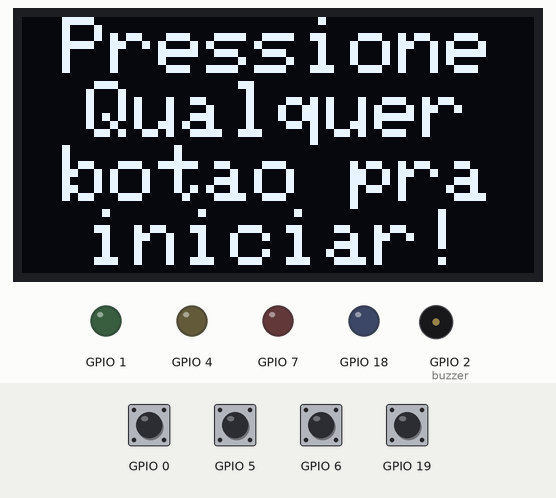
This program was run on a simulated ESP32-C3. Shown: 128×64 one-colour display, output pins drawn as LEDs (lit = HIGH), buzzer (waves = sounding, pin HIGH). Dashed ring = blinking. Inputs (shaded band) come from the test bench; at power-on: GPIO 0, GPIO 5, GPIO 6, GPIO 19 HIGH. Random numbers use the default seed unless the program sets one; what the program prints to the serial monitor is not drawn.

Above: at 3.3 s.
3.4 s: GPIO 6 pulled LOW for 0.15 s
At 6.2 s:
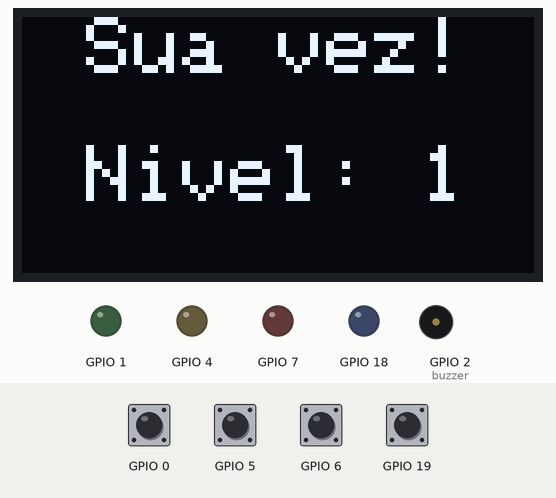
6.5 s: GPIO 0 pulled LOW for 0.15 s
At 7.1 s:
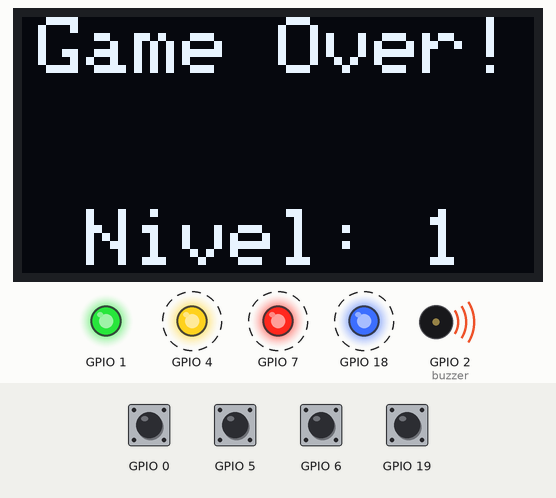
9.6 s: GPIO 5 pulled LOW for 1 s
At 11.7 s:
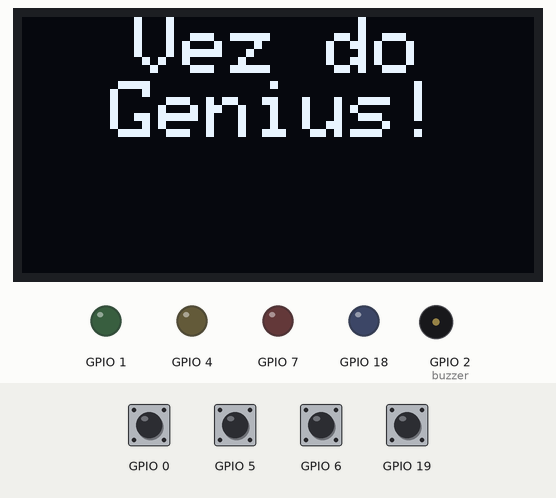
12.7 s: GPIO 19 pulled LOW for 0.15 s
At 13.3 s:
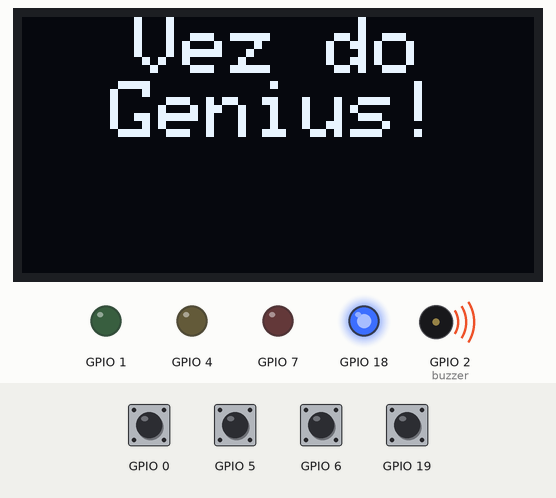
13.4 s: GPIO 6 driven LOW and GPIO 19 driven LOW
At 16.3 s:
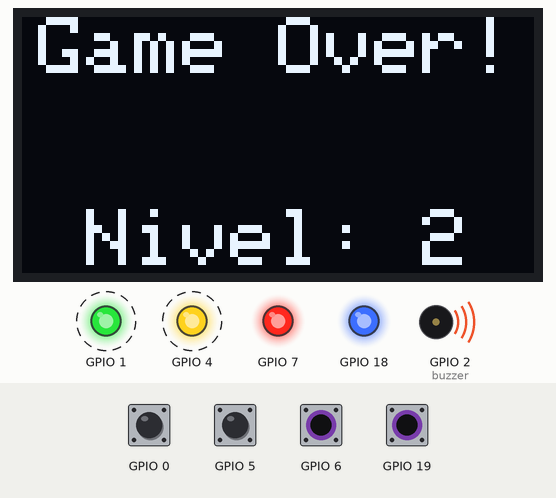
16.4 s: GPIO 6 driven HIGH
Timing chart, 0 to 20.4 s (numbered marks = the images above; inputs shaded):
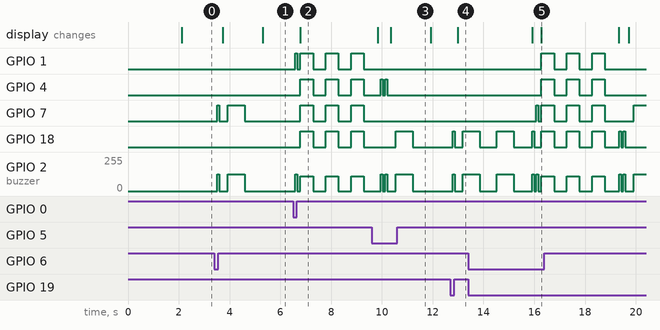

Measured:
- after the input at 3.4 s, GPIO 7: LOW → HIGH after 0.12 s, → LOW 0.08 s later, → HIGH 0.33 s later, → LOW 0.67 s later; GPIO 2 (buzzer): 0/255 → 127/255 after 0.12 s, → 0/255 0.08 s later, → 127/255 0.33 s later, → 0/255 0.67 s later; the display: first changes after 0.33 s (image 1 shows a later state)
- after the input at 6.5 s, GPIO 4, GPIO 7, GPIO 18: alternates HIGH for 0.50 s and LOW for 0.50 s, starting after 0.29 s; the display: changes after 0.29 s (image 2)
- after the input at 9.6 s, GPIO 4: alternates HIGH for 0.08 s and LOW for 0.11 s, 4 changes in all, then stays LOW, starting after 0.35 s; GPIO 18: LOW → HIGH after 0.94 s, → LOW 0.67 s later; GPIO 2 (buzzer): goes 127/255 0.08 s, 0/255 0.11 s, 127/255 0.08 s, 0/255 0.33 s, 127/255 0.67 s, then 0/255, starting after 0.35 s
- after the input at 12.7 s, GPIO 18: LOW → HIGH after 0.09 s, → LOW 0.08 s later, → HIGH 0.33 s later; GPIO 2 (buzzer): 0/255 → 127/255 after 0.09 s, → 0/255 0.08 s later, → 127/255 0.33 s later; the display: changes after 0.29 s (image 4)
- after the input at 13.4 s, GPIO 1, GPIO 4: LOW → HIGH after 2.9 s; GPIO 7: LOW → HIGH after 2.7 s, → LOW 0.08 s later, → HIGH 0.13 s later

The program:

main.cpp
```cpp
#include <Arduino.h>
#include "Genius_functions.h"
#include "Display.h"

// Flags para identificar qual botão foi pressionado
volatile bool buttonFlags[4] = {false, false, false, false};

// Prototipação das funções de interrupção
void isrButton0() { buttonFlags[0] = true; }
void isrButton1() { buttonFlags[1] = true; }
void isrButton2() { buttonFlags[2] = true; }
void isrButton3() { buttonFlags[3] = true; }

//Configuração do Esp32
void setup() {
  //inicialização dos pinos
  for (byte i = 0; i < 4; i++) {
    pinMode(ledPins[i], OUTPUT);
    pinMode(buttonPins[i], INPUT_PULLUP);
  }
  pinMode(BuzzerPin, OUTPUT);

  // Conecta interrupções
  attachInterrupt(digitalPinToInterrupt(buttonPins[0]), isrButton0, FALLING);
  attachInterrupt(digitalPinToInterrupt(buttonPins[1]), isrButton1, FALLING);
  attachInterrupt(digitalPinToInterrupt(buttonPins[2]), isrButton2, FALLING);
  attachInterrupt(digitalPinToInterrupt(buttonPins[3]), isrButton3, FALLING);

  //inicialização do display
  // Inicializa o I2C com seus pinos personalizados (SDA, SCL)
  Wire.begin(8, 9); // GPIO8 = SDA, GPIO9 = SCL
  Initial_screen();
  Start_screen();

  Serial.begin(115200);

  // Configura o canal PWM do buzzer
  ledcSetup(0, 2000, 8);  // freq inicial: 2kHz
  ledcAttachPin(BuzzerPin, 0);

// Gerador de numeros aleatórios (assume o pino 3 como flutuante ou desconectado):
  randomSeed(analogRead(3));
}

void loop() {
    /*o jogo começa com o pressionar de qualquer botão:
      1. A sequencia de cores é gerada.
      2. É a vez do genius, ele joga até a posição do nivel atual,
      3. Compara-se o que o jogador reproduzir com a sequencia gerada no passo 1.
      4. Se errado, ele recebe o alerta de game over, e o jogo espera um toque em qualquer botão.
         se correto, ele volta ao passo 2. */
  if((read_buttons() >= 0) && (read_buttons() < 4)){
    int level;
    sequence_generate();
    for(byte i=0; i<=SequenceLength; i++){
      level = i+1;
      genius_turn(level);
      if(!compare_sequence(level)){
        game_over(level);
        i=SequenceLength+2;
        Start_screen();
      }
      if(level == SequenceLength){
        Congratulation();
        i=SequenceLength+2;
        Start_screen();
      }
    }
  }
}

/*Jogo está ok, ainda acontece uma falta de reconhecimento do inicio de jogo se o botão não for pressionado no tempo correto.
está gerando a sequencia, mostrando de quem é a jogada, a captura do botão tá ok*/
```
